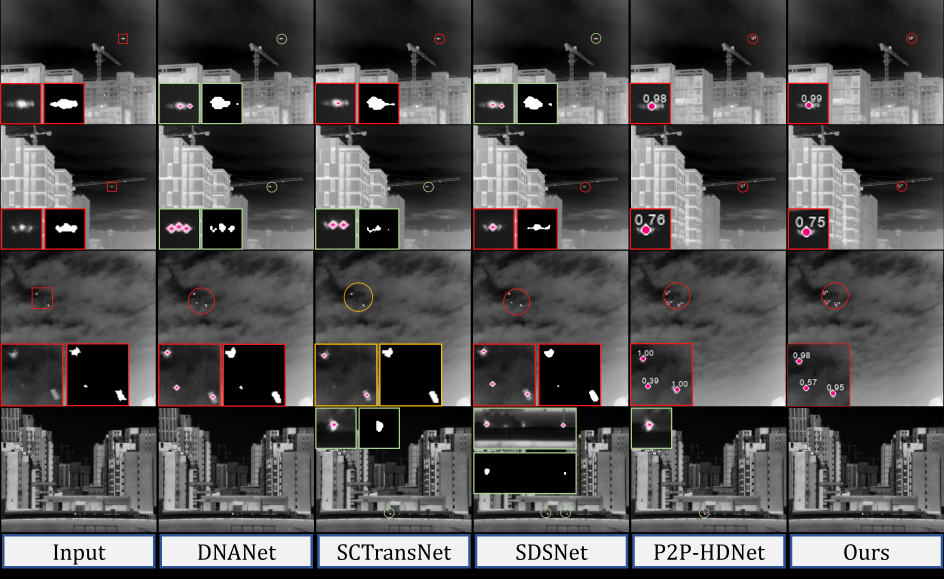
#> input picture assets/expIMG.png, 3776 x 2315 px, given as the content of the folder esearchs/Experiments/LiTENetExp/SIRST4/PredImg_Masks/SCTrans, which was not available (shown at 1/4 size)
$ python Mask_Cluster_2_Json_Show_Best.py
#> lines starting #> are read from the running program, lines starting #| are printed output that depends on the picture; after the words box and inside, x2 and y2 are one past the last pixel; in counts of white or black regions, pixels touching at a corner belong together; pictures that were not available may be replaced by others from this repository, and a replacement may not be noted


import os
import json
import cv2
import numpy as np
from skimage import measure
import argparse


# ========================================
#   核心逻辑：从mask -> 提取点+框+区域 -> Json
# ========================================

def extract_points_and_boxes_from_mask(mask_bin):
    """
    输入：二值 mask (0/1)
    输出：
        pts   : [(cx, cy), ...]
        boxes : [(x, y, w, h), ...]   # x,y 是左上角，来自 regionprops.bbox
        areas : [area1, area2, ...]
    """
    labeled = measure.label(mask_bin, connectivity=2)
    props = measure.regionprops(labeled)

    pts = []
    boxes = []
    areas = []

    for region in props:
        # 质心（注意：regionprops 返回 (row, col) = (y, x)）
        cy, cx = region.centroid
        pts.append((float(cx), float(cy)))

        # bbox: (min_row, min_col, max_row, max_col)
        minr, minc, maxr, maxc = region.bbox
        x = float(minc)
        y = float(minr)
        w = float(maxc - minc)
        h = float(maxr - minr)
        boxes.append((x, y, w, h))

        # 区域面积（像素个数）
        areas.append(float(region.area))

    # ⚠ 无前景目标时，返回空列表
    return pts, boxes, areas


# ===========================
#   绘制图像：质心细点
# ===========================
def draw_point(img, cx, cy, r=2):
    """
    在质心位置画带白色描边的实心圆，样式与 val2026.py draw_keypoints 一致
    fill=(240,2,127) RGB -> BGR=(127,2,240), outline=white
    """
    cv2.circle(img, (cx, cy), r, (127, 2, 240), -1, lineType=cv2.LINE_AA)
    cv2.circle(img, (cx, cy), r, (255, 255, 255), 1, lineType=cv2.LINE_AA)


# ===========================
#   可视化函数
# ===========================
def save_comparison_figure(
        fname, mask_gray, pts, boxes,
        image_dir, out_vis_dir, save_vis=False
):
    """
    生成 2×2 对比图：
    [ 原图 | mask ]
    [ mask+点+框 | 原图+点+框 ]

    当 save_vis=False 时，直接 return，不做任何图像处理。
    """
    if not save_vis:
        return

    img_path = os.path.join(image_dir, fname)
    img = cv2.imread(img_path, cv2.IMREAD_GRAYSCALE)

    if img is None:
        print("WARNING: cannot read image:", img_path)
        return

    # 尺寸对齐
    if img.shape != mask_gray.shape:
        img = cv2.resize(img, (mask_gray.shape[1], mask_gray.shape[0]))

    img_color = cv2.cvtColor(img, cv2.COLOR_GRAY2BGR)
    mask_color = cv2.cvtColor(mask_gray, cv2.COLOR_GRAY2BGR)

    # 用于绘制点+框
    mask_with = mask_color.copy()
    img_with = img_color.copy()

    # ====== 画每个目标的质心细点 + 外接细框 ======
    for (pt, box) in zip(pts, boxes):
        cx, cy = int(round(pt[0])), int(round(pt[1]))
        draw_point(mask_with, cx, cy)
        draw_point(img_with,  cx, cy)

        x, y, w, h = box
        if w > 1 and h > 1:
            p1 = (int(round(x)),         int(round(y)))
            p2 = (int(round(x + w)),     int(round(y + h)))
            # mask 上黄色细框
            cv2.rectangle(mask_with, p1, p2, (0, 255, 255), 1)
            # 原图上蓝色细框
            cv2.rectangle(img_with,  p1, p2, (255, 0, 0), 1)

    # --- 第一行：原图 + mask ---
    row1 = np.concatenate([img_color, mask_color], axis=1)

    # --- 第二行：mask+点+框 + 原图+点+框 ---
    row2 = np.concatenate([img_with, mask_with], axis=1)

    # --- 最终 2×2 拼接 ---
    concat = np.concatenate([row1, row2], axis=0)

    os.makedirs(out_vis_dir, exist_ok=True)
    cv2.imwrite(os.path.join(out_vis_dir, fname), concat)

    # ====== 只画质心细点（不画框）======
    img_point_only = img_color.copy()
    for pt in pts:
        cx, cy = int(round(pt[0])), int(round(pt[1]))
        draw_point(img_point_only, cx, cy)
    os.makedirs(out_vis_dir + "single", exist_ok=True)
    cv2.imwrite(os.path.join(out_vis_dir + "single", fname), img_point_only)


# ===========================
#   主构建函数
# ===========================
def build_coco_from_masks(mask_dir,
                          image_dir,
                          out_json,
                          out_vis_dir=None,
                          save_vis=False):
#> called with save_vis = True
    masks = sorted([
        f for f in os.listdir(mask_dir)
        if f.lower().endswith(( ".jpg", ".png", ".bmp", ".tif", ".tiff"))
    ])

    images = []
    annotations = []
    ann_id = 1

    total = len(masks)

    for idx, fname in enumerate(masks, start=1):
        # ====== 终端输出进度提示 ======
        print(f"[{idx}/{total}] Processing: {fname}")

        path = os.path.join(mask_dir, fname)
        mask = cv2.imread(path, cv2.IMREAD_GRAYSCALE)
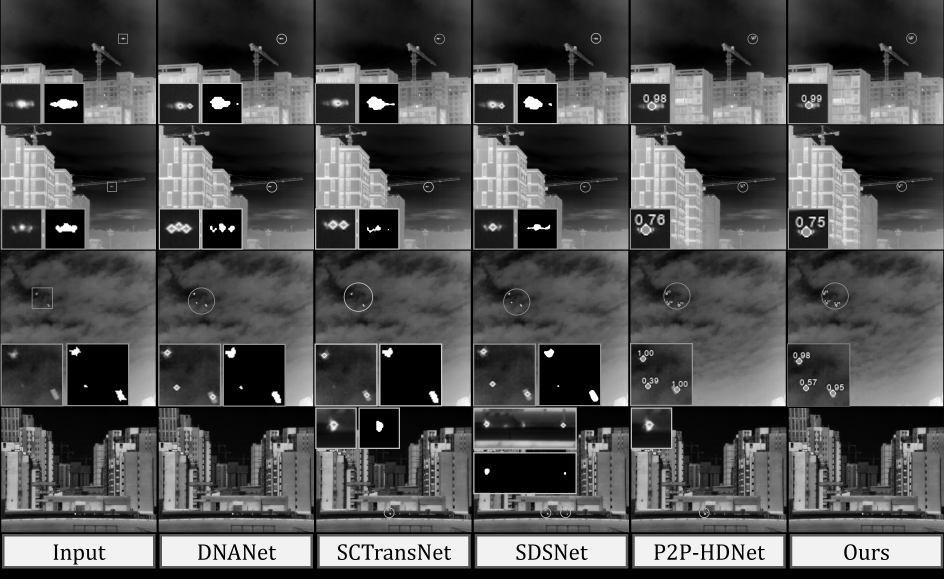
#> mask: shape (2315, 3776) (shown at 1/4 size); min 0, max 255, mean 80.2

        if mask is None:
            print("WARNING: cannot read mask:", path)
            continue

        mask_bin = (mask > 0).astype(np.uint8)
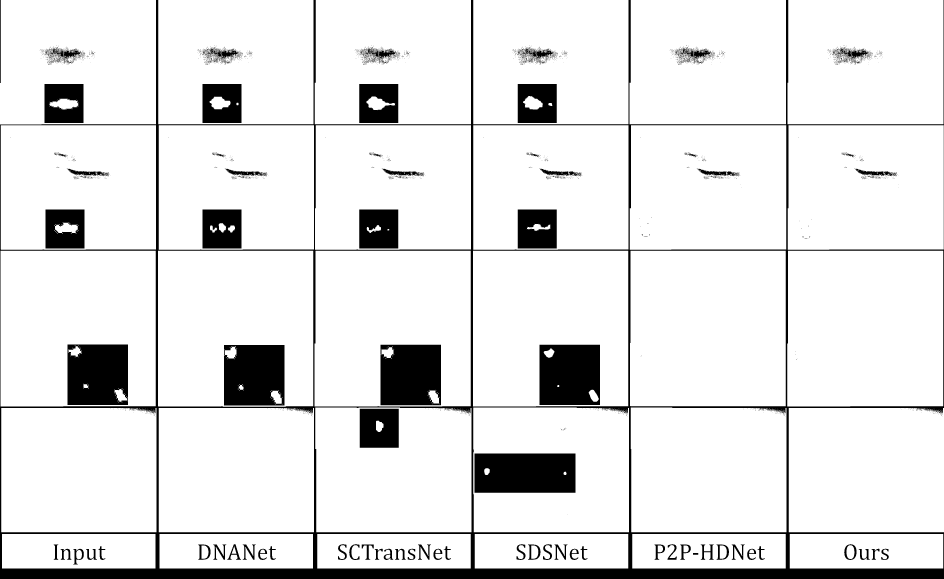
#> mask_bin: shape (2315, 3776) (shown at 1/4 size); values 0 (black) and 1 (white), 89.7% white; 4093 black regions (3928 under 20 px)
        H, W = mask_bin.shape
#> H = 2315; W = 3776

        # 提取质心、bbox、area（来自 regionprops）
        pts, boxes, areas = extract_points_and_boxes_from_mask(mask_bin)
#> in extract_points_and_boxes_from_mask, `labeled = measure.label(mask_bin, connectivity=2)`:
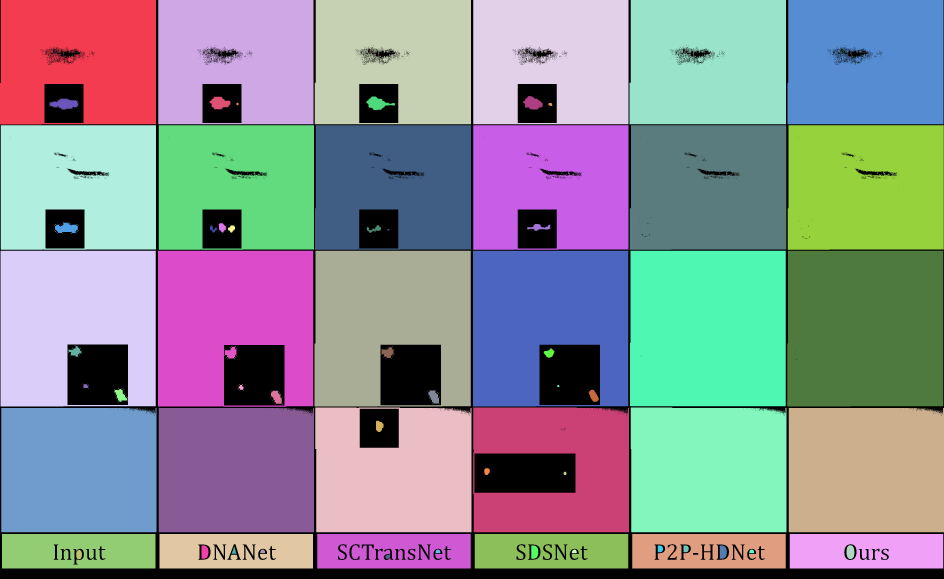
#> labeled: shape (2315, 3776) int64 (shown at 1/4 size); 644 distinct labels, from 0 to 643; one colour per label, 0 black
#> in extract_points_and_boxes_from_mask, `props = measure.regionprops(labeled)`: props = 643 regions; largest, box (x1, y1, x2, y2) and area: (3149, 1003, 3773, 1626) 387258, (2520, 1003, 3143, 1625) 386762, (1258, 1003, 1883, 1626) 329206, (632, 1003, 1253, 1627) 328466, (1892, 1003, 2513, 1626) 328192
#> the loop in extract_points_and_boxes_from_mask, `for region in props:` made 643 passes
#> (cy, cx, minr, minc, maxr, maxc, x, y) on passes 1 to 3: (234.5, 318.1, 0, 0, 498, 624, 0, 0), (234, 948.6, 0, 633, 497, 1254, 633, 0), (234.5, 1578.1, 0, 1259, 497, 1884, 1259, 0)
#> after the loop in extract_points_and_boxes_from_mask, `for region in props:`: areas = 643 values, max 387258 at index 384, min 1 at index 18, mean 12188; boxes = 643 items, first 6: (0, 0, 624, 498), (633, 0, 621, 497), (1259, 0, 625, 497), (1893, 0, 621, 497), (2518, 0, 626, 497), (3150, 0, 624, 497); pts = 643 pairs, first value 196 to 3769, second value 197.5 to 2226.2
        num_points = len(pts)
#> num_points = 643

        image_id = os.path.splitext(fname)[0]

        # ====== images ======
        images.append({
            "file_name": fname,
            "height": H,
            "width": W,
            "id": image_id
        })

        # ====== annotations ======
        keypoints = []
        for (x, y) in pts:
            keypoints.extend([x, y, 1])  # v=1 表示标注存在/可见
#> this loop made 643 passes
#> (x, y) on passes 1 to 3: (318.1, 234.5), (948.6, 234), (1578.1, 234.5)
#> after the loop, keypoints = 1929 values, max 3769 at index 1755, min 1 at index 2, mean 883.7

        # bbox：多个目标 -> 嵌套列表 [[x1,y1,w1,h1], ...]；无目标 -> []
        if len(boxes) > 0:
            bbox_field = [[float(x), float(y), float(w), float(h)] for (x, y, w, h) in boxes]
#> bbox_field = 643 items, first 6: [0, 0, 624, 498], [633, 0, 621, 497], [1259, 0, 625, 497], [1893, 0, 621, 497], [2518, 0, 626, 497], [3150, 0, 624, 497]
        else:
            bbox_field = []

        # area：多个目标 -> [a1, a2, ...]；无目标 -> []
        if len(areas) > 0:
            area_field = [float(a) for a in areas]
#> area_field has the same summary as areas in extract_points_and_boxes_from_mask
        else:
            area_field = []

        # ✅ 无论有没有目标，都会写一条 annotation（bbox/area/keypoints 可以是空）
        annotations.append({
            "id": ann_id,
            "image_id": image_id,
            "bbox": bbox_field,
            "area": area_field,
            "category_id": 1,
            "num_keypoints": num_points,
            "keypoints": keypoints,
        })

        ann_id += 1

        # ====== 可视化（完全可关闭） ======
        if save_vis and out_vis_dir is not None:
            save_comparison_figure(
                fname, mask, pts, boxes,
                image_dir, out_vis_dir, save_vis=save_vis
            )
#> the loop in save_comparison_figure, `for (pt, box) in zip(pts, boxes):` made 643 passes
#> (pt, cx, cy, x, y, w, h, p2) on passes 2 to 11: ((948.6, 234), 949, 234, 633, 0, 621, 497, (1254, 497)), ((1578.1, 234.5), 1578, 234, 1259, 0, 625, 497, (1884, 497)), ((2208.5, 234), 2208, 234, 1893, 0, 621, 497, (2514, 497)), ((2832.9, 248.8), 2833, 249, 2518, 0, 626, 497, (3144, 497)), ((3463.2, 248.6), 3463, 249, 3150, 0, 624, 497, (3774, 497)), ((217.5, 197.5), 218, 198, 217, 197, 2, 2, (219, 199)), ((847.5, 197.5), 848, 198, 847, 197, 2, 2, (849, 199)), ((1477.5, 197.5), 1478, 198, 1477, 197, 2, 2, (1479, 199)), ((2107.5, 197.5), 2108, 198, 2107, 197, 2, 2, (2109, 199)), ((2737.5, 197.5), 2738, 198, 2737, 197, 2, 2, (2739, 199))
#> (pt, cx, cy, x, y, w, h) on pass 1: ((318.1, 234.5), 318, 235, 0, 0, 624, 498)
#> after the loop in save_comparison_figure, `for (pt, box) in zip(pts, boxes):`:
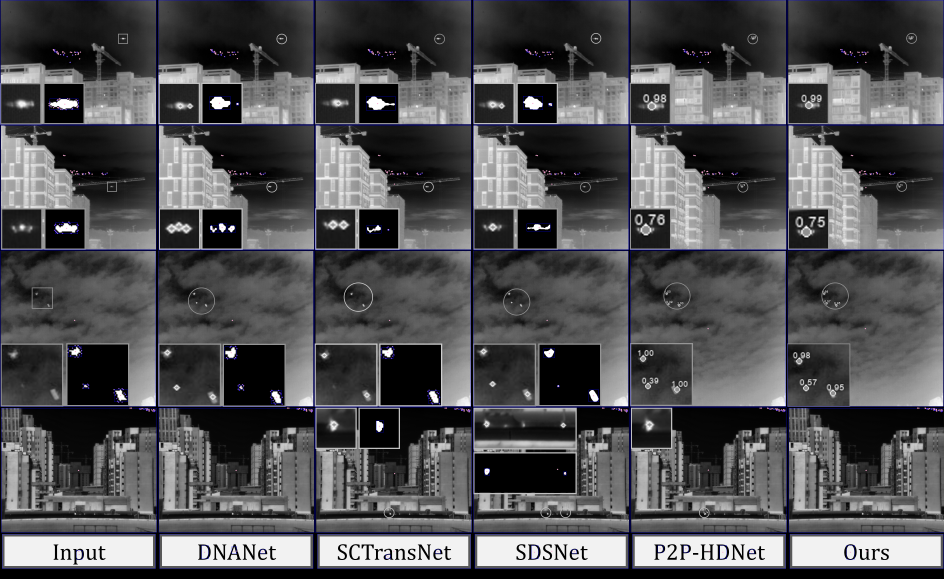
#> img_with: shape (2315, 3776, 3) (shown at 1/4 size); mean B, G, R 82.2, 80.1, 80.2
#> after the loop in save_comparison_figure, `for (pt, box) in zip(pts, boxes):`:
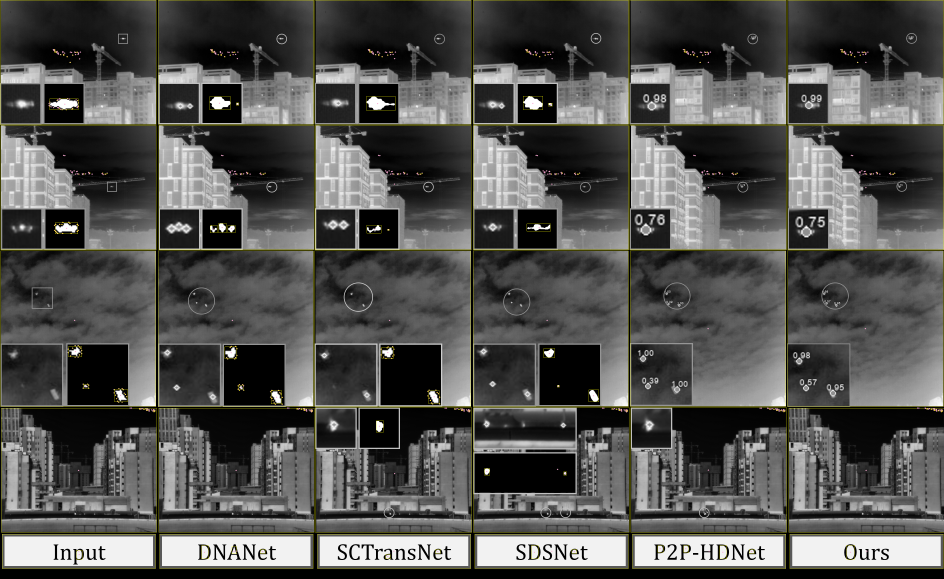
#> mask_with: shape (2315, 3776, 3) (shown at 1/4 size); mean B, G, R 80.1, 82.2, 82.3
#> in save_comparison_figure, `row1 = np.concatenate([img_color, mask_color], axis=1)`:
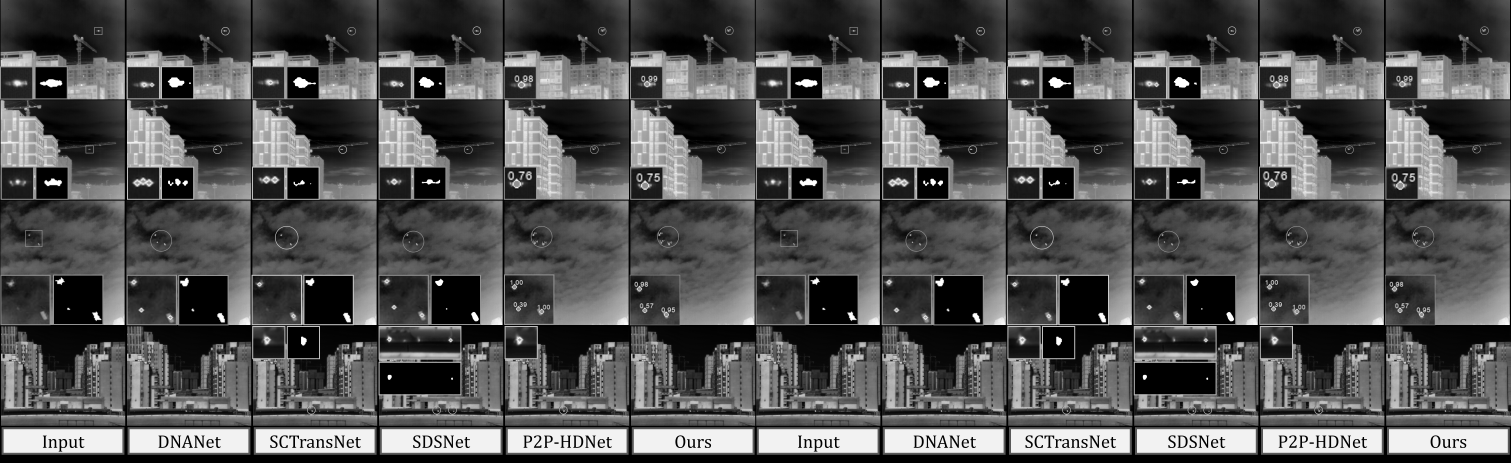
#> row1: shape (2315, 7552, 3) (shown at 1/5 size); min 0, max 255, mean 80.2
#> in save_comparison_figure, `row2 = np.concatenate([img_with, mask_with], axis=1)`:
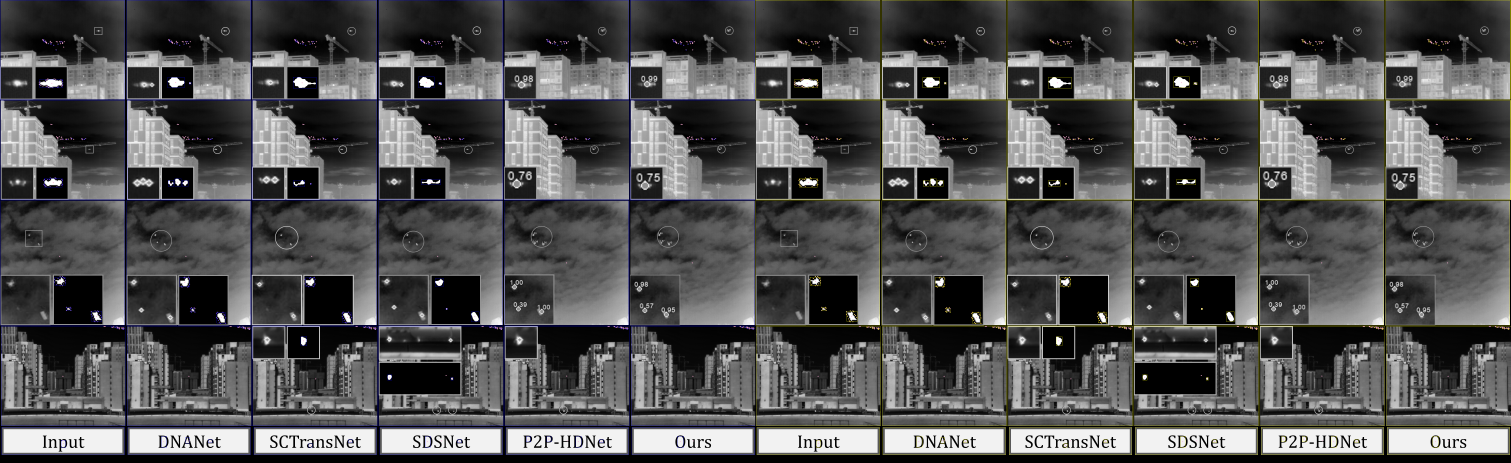
#> row2: shape (2315, 7552, 3) (shown at 1/5 size); mean B, G, R 81.2, 81.2, 81.2
#> the loop in save_comparison_figure, `for pt in pts:` made 643 passes

    # ====== 输出 JSON ======
    os.makedirs(os.path.dirname(out_json), exist_ok=True)

    coco = {
        "images": images,
        "annotations": annotations,
        "categories": [{"id": 1, "name": "target"}]
    }

    with open(out_json, "w", encoding="utf-8") as f:
        json.dump(coco, f, indent=2)

    print("JSON saved to:", out_json)
    if save_vis and out_vis_dir is not None:
        print("Visualization saved to:", out_vis_dir)


# ===========================
#   命令行入口
# ===========================
if __name__ == "__main__":

    build_coco_from_masks(
        mask_dir=r"N:\AcademicResearchs\Experiments\LiTENetExp\SIRST4\PredImg_Masks\SCTrans",
        image_dir=r"N:\AcademicResearchs\Datasets\IRSingleFrame_Dataset\SIRST4\images",
        out_json=r"N:\AcademicResearchs\Experiments\LiTENetExp\SIRST4\Annotations\SCTrans_annotations.json",
        out_vis_dir=r"N:\AcademicResearchs\Experiments\LiTENetExp\SIRST4\PredImg_Point\SCTrans_vis",
        save_vis=True
    )
